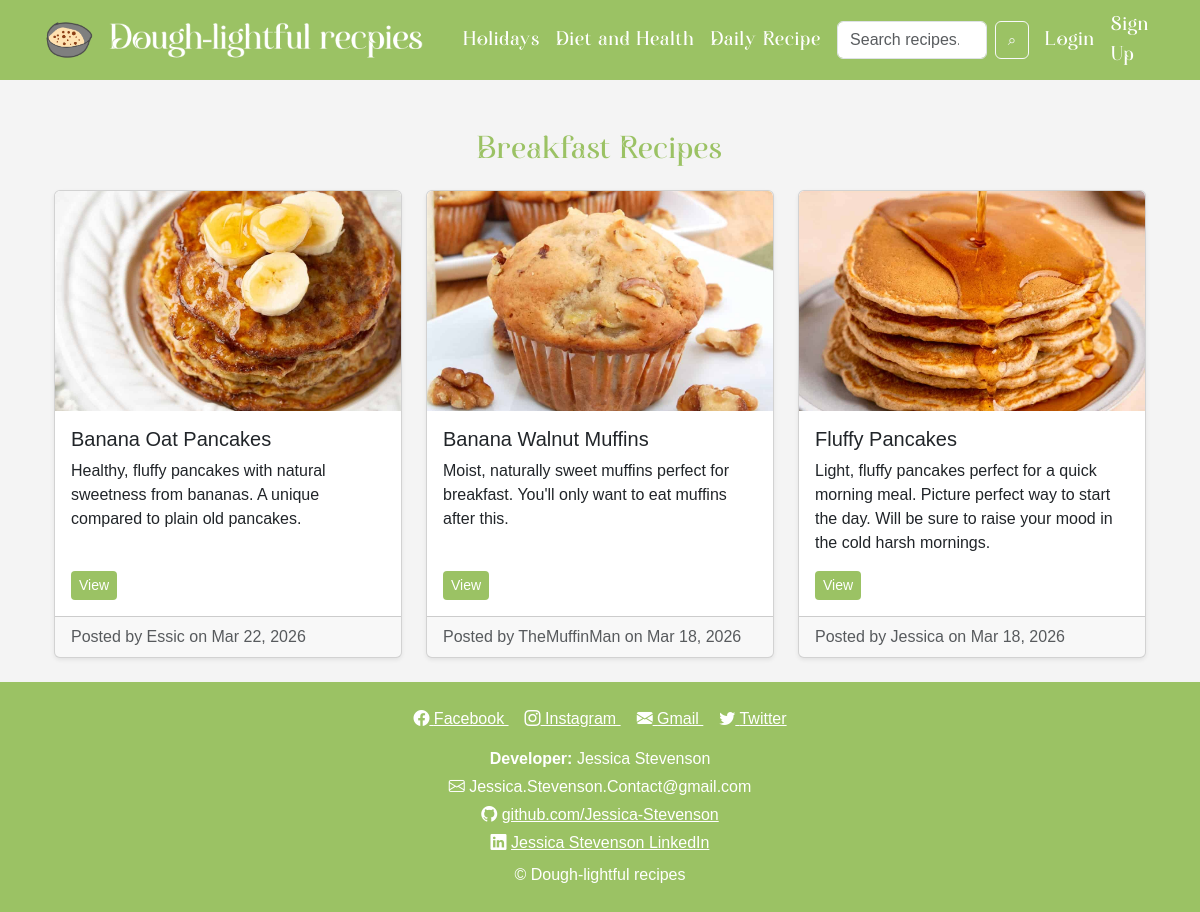
/daily/?subcategory=breakfast, run on the app's committed database.
### recipe/models.py (models this page shows, shortened)
class Recipe(models.Model):
    MAIN_CATEGORIES = [
        ('daily', 'Daily Recipes'),
        ('holiday', 'Holidays'),
        ('health', 'Diet & Health'),
    ]
    SUB_CATEGORIES = [
        ('breakfast', 'Breakfast'),
        ('lunch', 'Lunch'),
        ('dinner', 'Dinner'),
        ('dessert', 'Dessert'),
        ('drinks', 'Drinks'),
        ('new_years', "New Year's"),
        ('mothers_day', "Mother's Day"),
        ('keto', 'Keto'),
        ('vegetarian', 'Vegetarian'),
    ]
    user = models.ForeignKey(User, on_delete=models.CASCADE)
    title = models.CharField(max_length=200)
    description = models.TextField()
    ingredients = models.TextField()
    instructions = models.TextField()
    image = models.ImageField(upload_to='recipes/', blank=True, null=True)
    main_category = models.CharField(max_length=20, choices=MAIN_CATEGORIES)
    sub_category = models.CharField(max_length=20, choices=SUB_CATEGORIES, blank=True, null=True)
    created_at = models.DateTimeField(auto_now_add=True)

### recipe/views.py (the view)
# urls.py: path('daily/', views.daily_view, name='daily_all'),
def daily_view(request):
    subcat = request.GET.get('subcategory')
    recipes = Recipe.objects.filter(
        main_category='daily',
        sub_category=subcat
    ).order_by('-created_at') if subcat else Recipe.objects.filter(main_category='daily').order_by('-created_at')
    template_name = f'food/daily/{subcat}.html' if subcat else 'food/daily/all.html'
    return render(request, template_name, {'recipes': recipes})

### templates/food/daily/breakfast.html (shortened to what this page needs)
{% extends 'base.html' %}
{% load static %}
{% block content %}
<div class="container mt-4">
    <h2 class="mb-4 text-center heading">Breakfast Recipes</h2>
    <div class="row row-cols-1 row-cols-md-3 g-4">
        {% for recipe in recipes %}
        <div class="col">
            <div class="card h-100 shadow-sm">
                {% if recipe.image %}
                <img src="{{ recipe.image.url }}" class="card-img-top" alt="{{ recipe.title }}">
                {% else %}
                <img src="{% static 'recipestatic/Le_Logo.png' %}" class="card-img-top" alt="{{ recipe.title }}">
                {% endif %}
                <div class="card-body d-flex flex-column">
                    <h5 class="card-title">{{ recipe.title }}</h5>
                    <p class="card-text">
                        {{ recipe.description }}
                    </p>
                    <div class="mt-auto d-flex gap-2 flex-wrap">
                        <a href="{% url 'recipe_detail' recipe.id %}"
                        class="btn btn-sm"
                        style="background-color:#9BC264; color:white; border:none;">
                            View
                        </a>
                    </div>
                </div>
                <div class="card-footer text-muted">
                    Posted by {{ recipe.user.username }} on {{ recipe.created_at|date:"M d, Y" }}
                </div>
            </div>
        </div>
        {% empty %}
        <p class="text-center">No breakfast recipes yet.</p>
        {% endfor %}
    </div>
</div>
{% endblock %}

### recipe/static/recipestatic/style.css (style rules this page uses)
body { background-color: #f4f4f4; font-family: Arial, sans-serif; overflow-x: hidden; }
.heading { font-family: 'Auralyess', sans-serif; color: #9BC264; letter-spacing: 1px; }
.card-img-top { width:100%; height:220px; object-fit:cover; display:block; }
.card { overflow:hidden; }

### data on the page
Recipe: image (picture), title "Banana Oat Pancakes", description "Healthy, fluffy pancakes with natural sweetness from bananas. A unique compared to plain old pancakes.", user.username "Essic", created_at "Mar 22, 2026"
Recipe: image (picture), title "Banana Walnut Muffins", description "Moist, naturally sweet muffins perfect for breakfast. You'll only want to eat muffins after this.", user.username "TheMuffinMan", created_at "Mar 18, 2026"
Recipe: image (picture), title "Fluffy Pancakes", description "Light, fluffy pancakes perfect for a quick morning meal. Picture perfect way to start the day. Will be sure to raise your mood in the cold harsh mornings.", user.username "Jessica", created_at "Mar 18, 2026"
